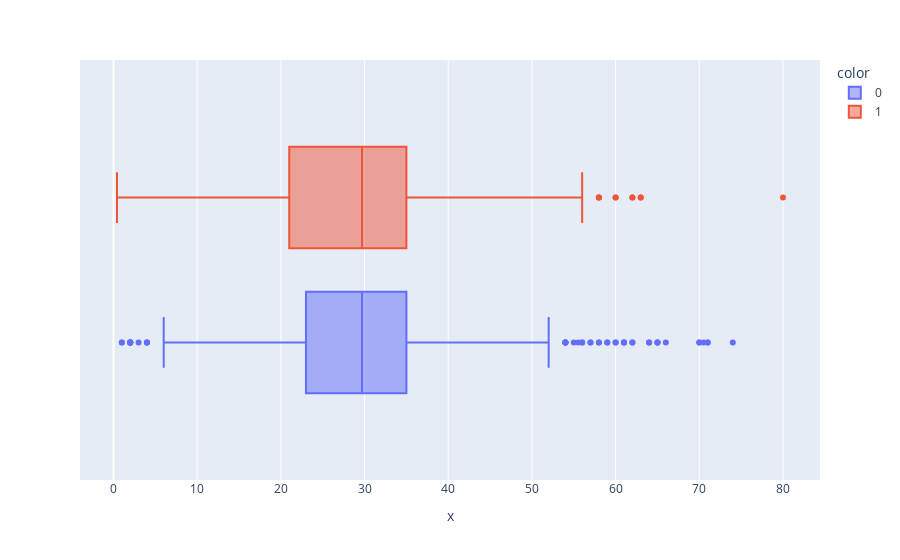

The notebook cell this image was saved under:
### Code cell
px.box(titanic_data["Sex"],titanic_data["Age"],color=titanic_data["Survived"])

### Figure 1 — Plotly figure (JSON) as saved in the notebook; plotly's stock layout.template omitted (floating-point values rounded to 4 significant figures; data arrays with more than 128 entries replaced by an {"elided": "..."} marker saying what was removed)
{"data": [{"alignmentgroup": "True", "hovertemplate": "color=0<br>x=%{x}<extra></extra>", "legendgroup": "0", "marker": {"color": "#636efa"}, "name": "0", "notched": false, "offsetgroup": "0", "orientation": "h", "showlegend": true, "type": "box", "x": {"elided": "549 float values"}, "x0": " ", "xaxis": "x", "y0": " ", "yaxis": "y"}, {"alignmentgroup": "True", "hovertemplate": "color=1<br>x=%{x}<extra></extra>", "legendgroup": "1", "marker": {"color": "#EF553B"}, "name": "1", "notched": false, "offsetgroup": "1", "orientation": "h", "showlegend": true, "type": "box", "x": {"elided": "342 float values"}, "x0": " ", "xaxis": "x", "y0": " ", "yaxis": "y"}], "layout": {"autosize": true, "boxmode": "group", "legend": {"title": {"text": "color"}, "tracegroupgap": 0}, "margin": {"t": 60}, "xaxis": {"anchor": "y", "autorange": true, "domain": [0, 1], "range": [-4.001, 84.42], "title": {"text": "x"}, "type": "linear"}, "yaxis": {"anchor": "x", "autorange": true, "domain": [0, 1], "range": [-0.514, 0.514], "type": "category"}}}
